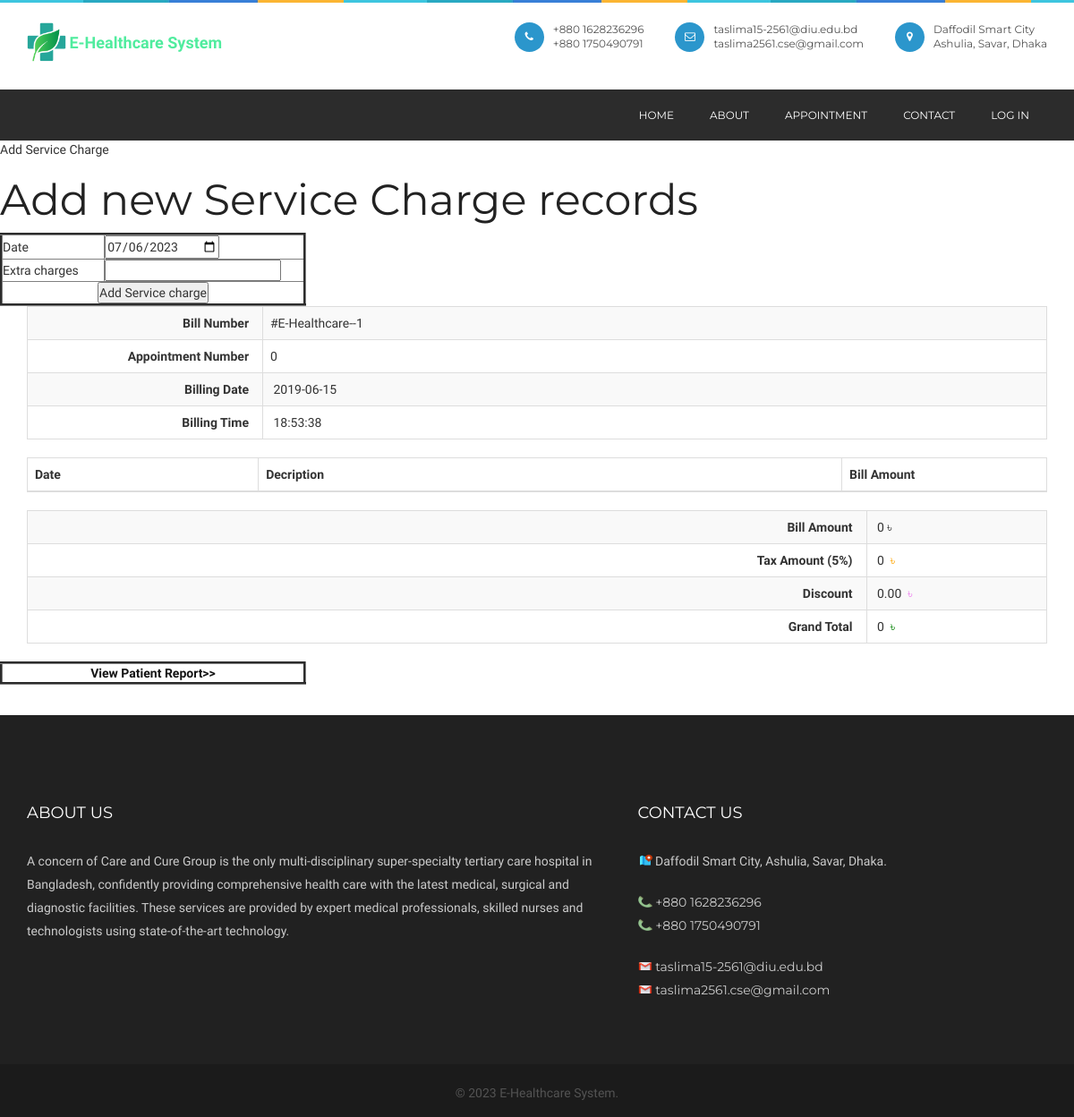
The page /billing.php on the database as committed earlier.
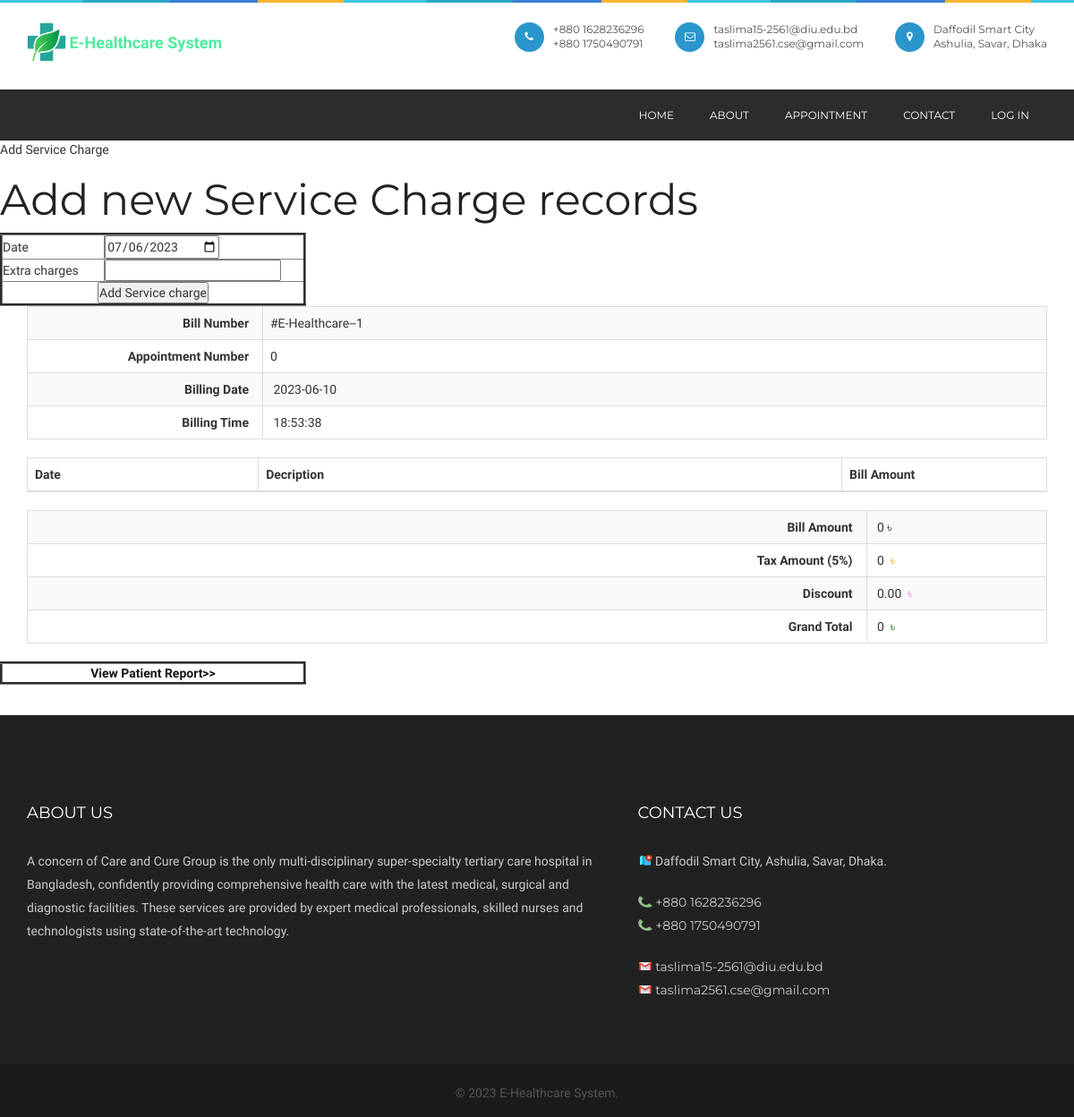
The same page on the database as committed later.
### tables this page shows
CREATE TABLE `billing` (
  `billingid` int(10) NOT NULL,
  `patientid` int(10) NOT NULL,
  `appointmentid` int(10) NOT NULL,
  `billingdate` date NOT NULL,
  `billingtime` time NOT NULL,
  `discount` float(10,2) NOT NULL,
  `taxamount` float(10,2) NOT NULL,
  `discountreason` text NOT NULL,
  `discharge_time` time NOT NULL,
  `discharge_date` date NOT NULL
);

### viewbilling.php (the view, shortened to what this page needs)
<?php
include("dbconnection.php");
?>
 <section class="container">
<?php
$sqlbilling_records ="SELECT * FROM billing WHERE appointmentid='billappointmentid'";
$qsqlbilling_records = mysqli_query($con,$sqlbilling_records);
$rsbilling_records = mysqli_fetch_array($qsqlbilling_records);
?>
 	<table class="table table-bordered table-striped">
      <tbody>
        <tr>
          <th scope="col"><div align="right">Bill Number &nbsp; </div></th>
          <td> <?php echo '#E-Healthcare--'.$rsbilling_records['billingid']; ?></td>
        </tr>
        <tr>
          <th width="124" scope="col"><div align="right">Appointment Number &nbsp; </div></th>
          	<td width="413"> <?php echo $rsbilling_records['appointmentid']; ?>
            </td>
        </tr>
		<tr>
		  <th scope="col"><div align="right">Billing Date &nbsp; </div></th>
		  <td>&nbsp;<?php echo $rsbilling_records['billingdate']; ?></td>
	    </tr>
		<tr>
		  <th scope="col"><div align="right">Billing Time &nbsp; </div></th>
		  <td>&nbsp;<?php echo $rsbilling_records['billingtime'] ; ?></td>
	    </tr>
      </tbody>
    </table>
	<table class="table table-bordered table-striped">
      <thead>
       <tr>
          <th width="97" scope="col">Date</th>
          <th width="245" scope="col">Decription</th>
          <th width="86" scope="col">Bill Amount</th>
        </tr>
        </thead>
         <?php
		$billamt= 0;
		?>
    </table>
    <table class="table table-bordered table-striped">
      <tbody>
        <tr>
          <th scope="col"><div align="right">Bill Amount &nbsp;</div></th>
          <td>&nbsp;<?php echo $billamt; ?>&nbsp;৳</td>
        </tr>
        <tr>
          <th width="442" scope="col"><div align="right">Tax Amount (5%) &nbsp;</div></th>
          	<td width="95">&nbsp;<?php echo $taxamt = 5 * ($billamt / 100); ?>&nbsp;
			<span style="color: orange;">৳</span>
            </td>
        </tr>
		<tr>
		  <th scope="col"><div align="right">Discount &nbsp;</div></th>
		  <td>&nbsp;<?php echo $rsbilling_records['discount']; ?>&nbsp;
		  <span style="color: violet;">৳</span></td>
	    </tr>
		<tr>
		  <th scope="col"><div align="right">Grand Total &nbsp;</div></th>
		  <td>&nbsp;<?php echo ($billamt + $taxamt)  - $rsbilling_records['discount'] ; ?>&nbsp;
		  <span style="color: green;">৳</span></td>
	    </tr>
      </tbody>
    </table>
    </section>

Rows that differ between the two databases and show on the page:
changed billing id 1: billingdate "2019-06-15" → "2023-06-10"
